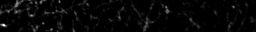
%> input picture cellnav/cellNav_0.70/karl/images/AVG_Ai148_129SVG3_122618_1006-1.tif, 256 x 32 px
$ octave skel3d_jm.m   (GNU Octave 9; MATLAB toolbox functions it lacks are replaced by stand-ins)
%> lines starting %> are read from the running program, lines starting %| are printed output that depends on the picture; in (x1, y1, x2, y2) boxes, pixels count from 0 and x2, y2 are one past the last pixel; in counts of white or black regions, pixels touching at a corner belong together; the program's own positions count from 1
### optical-retina/jmFunctions/GetMyDir.m
function[TPN] = GetMyDir()


%% Get Folder

if ~exist('.\temp'), mkdir('.\temp'),end

if exist('.\temp\Last.mat')
     load(['.\temp\Last.mat'])
     if exist(Last)
        TPN=uigetdir(Last)
     else
         TPN=uigetdir
     end
else
    TPN=uigetdir
%> the answer given: ../../../../cellnav/cellNav_0.70/karl/images
end

TPN= [TPN '\'];

Last=TPN;
if Last>0
save('.\temp\Last.mat','Last')
end

### optical-retina/FixedPairAnalysis/bipMap/3dSkelFEx/skel3d_jm.m
% Skeleton in 3d -
% Ref. N.Gagvani & D.Silver Tech.Rep.CAIP-TR-216
% Parameter Controlled skeletonization of 3D Objects
%
% http://www.caip.rutgers.edu/~gagvani/skel/
% close all , clear all , % initialization
% D = ones(70,70,50); % object background
% D(25:50,25:50,25:35) = 0; % Tetrahedre definition (simple object)
% %D(35:40,25:40,30:60)=0; %


TPN = GetMyDir

TPNd = dir(TPN); TPNd = TPNd(3:length(TPNd));
TiffNames={};
for i = 1: size(TPNd,1)
    siz=length(TPNd(i).name);
    if TPNd(i).name(siz-2:siz)== 'tif'
        if TPNd(i).name(siz-8:siz-7)~='-R'
            TiffNames(length(TiffNames)+1,1)={TPNd(i).name};
        end
    end
end

for i = length(TiffNames):-1:1
    I(:,:,i) = imread([TPN TiffNames{i}]);
end
I = double(I);
[ys xs zs] = size(I);
%> ys = 32; xs = 256; zs = 2
image(sum(I,3))
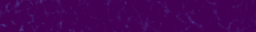
%> displayed picture: size 32x256x3, on the screen's scale of 0 to 255; mean R, G, B 68.5, 3.2, 86.4

D = I>0;


Dst = bwdist(D); % Distance Transform (Euclidean) ref. p.6
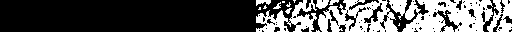
%> Dst: size 32x512 single; min 0, max 45254.8, mean 15120.7; drawn with min black and max white
DstPos = Dst>0;
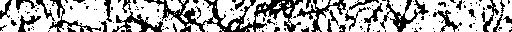
%> DstPos: size 32x512 logical; 67% white; 152 black regions (118 under 20 px), largest, box (x1, y1, x2, y2) and area: (144, 0, 303, 32) 1656, (380, 0, 429, 32) 462, (297, 0, 346, 32) 387

%> (the run ends here)
